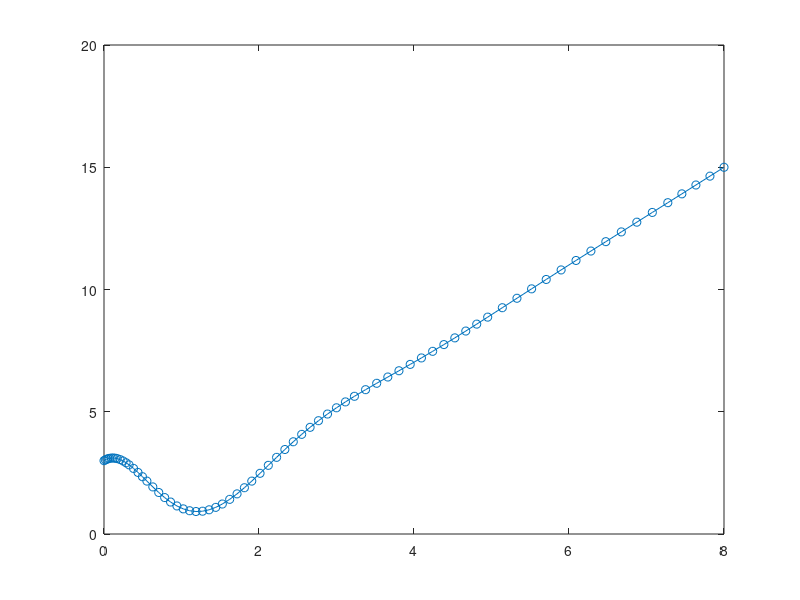

The MATLAB source for this figure:
function ff=myprimer1
[T,Y] = ode45(@odef,[0 8],[3 2]);
plot(T,Y(:,1),'-o')
ff=[T(:,1),Y(:,1)];
function dy = odef(t,y)
dy = zeros(2,1);
dy(1) = y(2);
dy(2) = -5*y(1)-2*y(2)+10*t-1;